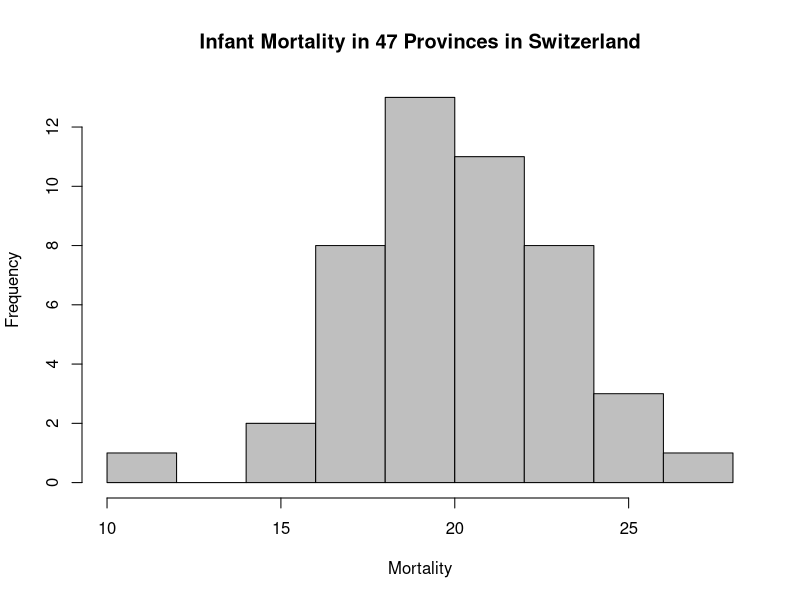
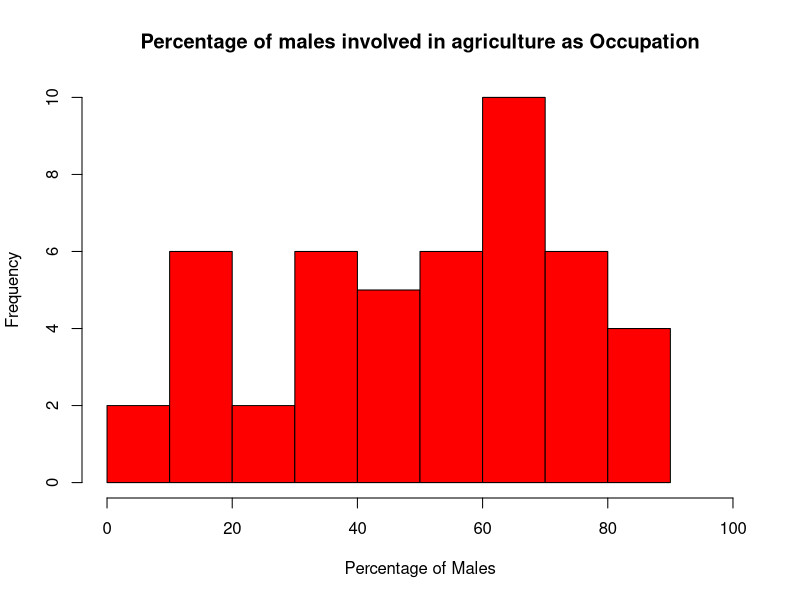
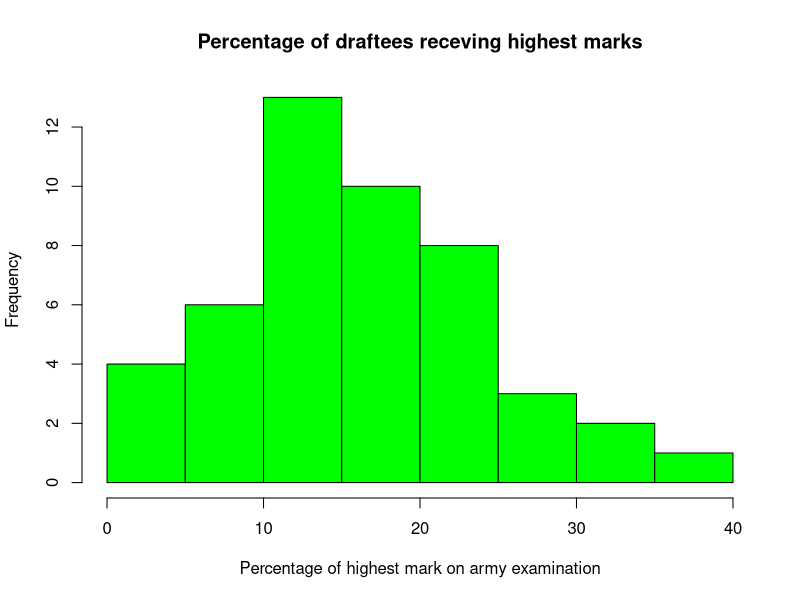
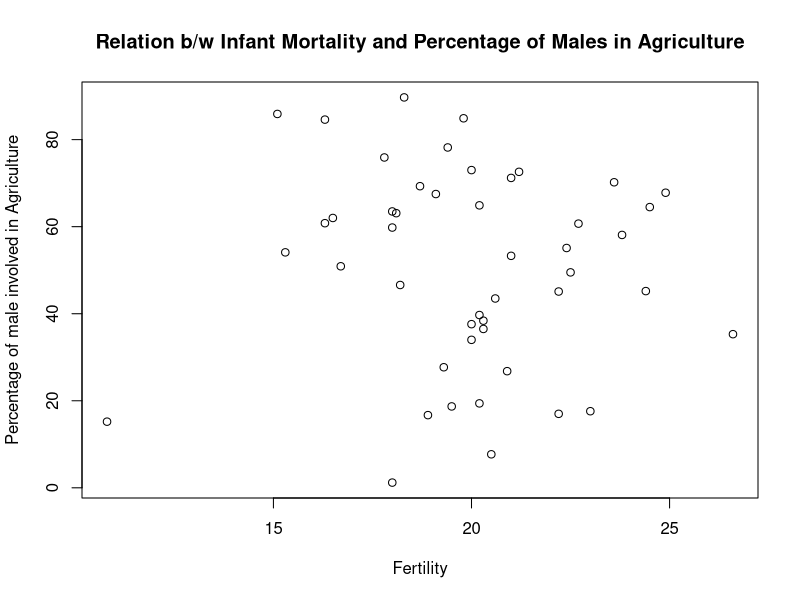

The R script that drew these images, in order:
####################################################################################
# Introduction to collaborative social science data analysis                       #
# By Christopher Gandrud                                                           #
# Date - 26th September 2015                                                       #
# Assigment 1                                                                      #
# Question- Does occuption of the male member has an effect on Infant Mortality    #
# Hypothesis- The provinces which has a higher male members involved in Agriculture#
# would have lower infant mortality rate as compared to provinces which more male  #
# members in the army.                                                             #
# By- Alessia D' Alessandro and Nitij Singh                                        #
# Date of Submission - 2nd OCtober 2015                                            #
####################################################################################

# Print R session Info
sessionInfo()

# Listing of the all the data sets available with R Studio
data()

# Load demographic data for Switzerland in year 1888
data("swiss")

# Viewing the information of the loaded data set
?swiss

# Summary of the Swiss data set looking for centrality
summary(swiss)

# List the variables in the data set 
names(swiss)

# Creating an histogram between Provinces and Infant Mortality
hist(swiss$Infant.Mortality, col = "gray75", main = 'Infant Mortality in 47 Provinces in Switzerland', xlab = 'Mortality',xlim = c(10,28))

# Creating an histogram between Provinces and Percentage of males involved in agricuture 
hist(swiss$Agriculture, col = "red", main = 'Percentage of males involved in agriculture as Occupation', xlab ='Percentage of Males' , xlim = c(0,100))

# Creating an histogram between Provinces and Percenatage of draftees receiving highest maek on army examination
hist(swiss$Examination, col = "green", main = 'Percentage of draftees receving highest marks', xlab = 'Percentage of highest mark on army examination'  )

# Creating boxplot for relation between Infant mortality and Percentage of males involved in Agriculture
plot(swiss$Infant.Mortality, swiss$Agriculture, main = 'Relation b/w Infant Mortality and Percentage of Males in Agriculture', xlab = 'Fertility', ylab = 'Percentage of male involved in Agriculture')
cor.test(swiss$Infant.Mortality, swiss$Agriculture)



